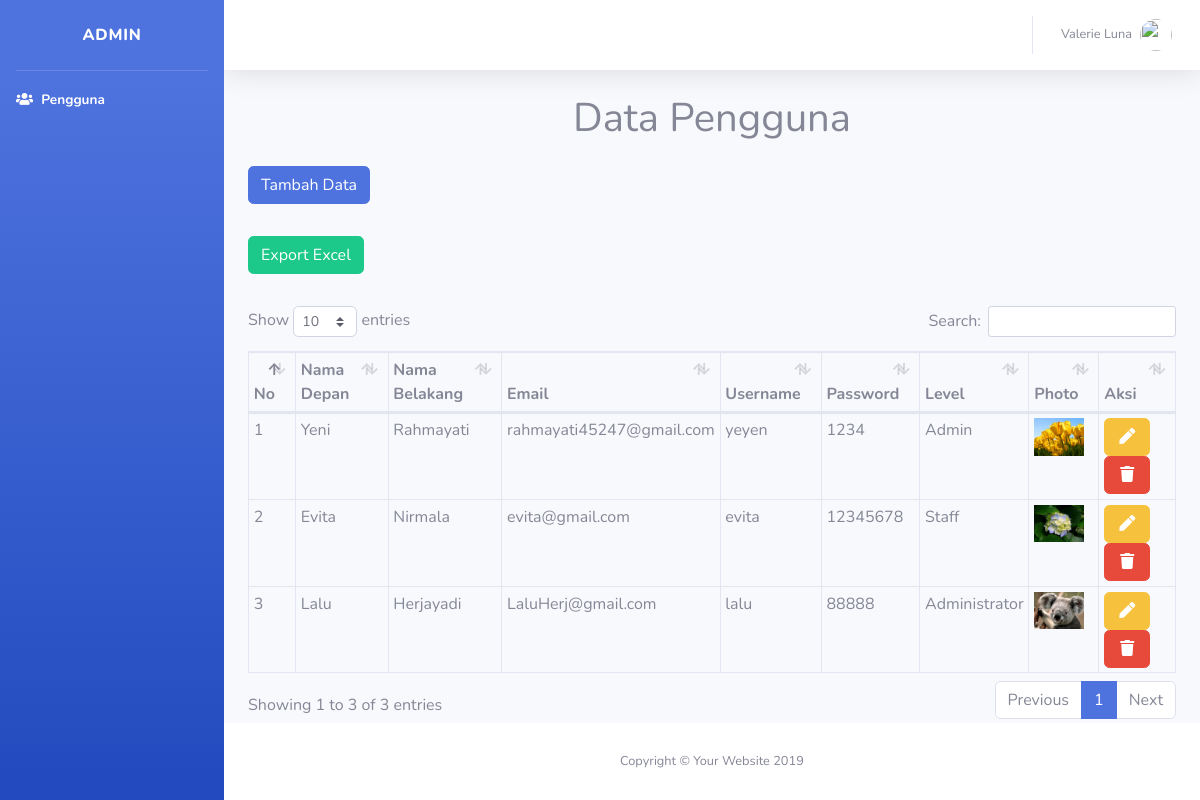
The page / on the database its author committed.
### tables this page shows
CREATE TABLE `pengguna` (
  `id_pengguna` int(11) NOT NULL,
  `nama_depan` varchar(25) NOT NULL,
  `nama_belakang` varchar(25) NOT NULL,
  `username` varchar(25) NOT NULL,
  `password` varchar(25) NOT NULL,
  `email` varchar(25) NOT NULL,
  `level` varchar(25) NOT NULL,
  `gambar` varchar(255) NOT NULL
);

### application/helpers/page_template_helper.php (called while the page is built, shortened)
<?php
if(! function_exists('element')){
    function admin_page($template,$data=null){
        $ci=&get_instance();
        $data['view']=$ci->load->view($template,$data,true);
        $ci->load->view('admin.php',$data);
    }
}

### application/modules/admin/controllers/Admin.php (called while the page is built, shortened)
<?php
class Admin extends MY_Controller
{
	public function index()
	{
		$data['title'] = "admin page";
		$data['pengguna'] = $this->excel_export_model->fetch_data();
		admin_page('index', $data);
	}
}

### index.php (called while the page is built, shortened)
<?php
require_once BASEPATH.'core/CodeIgniter.php';

### application/modules/admin/models/Excel_export_model.php (called while the page is built)
<?php
class Excel_export_model extends CI_Model
{
    function fetch_data()
    {
        $this->db->order_by("id_pengguna", "ASC");
        $query = $this->db->get("pengguna");
        return $query->result();
    }
}

### application/third_party/MX/Router.php (called while the page is built, shortened)
<?php (defined('BASEPATH')) OR exit('No direct script access allowed');
require dirname(__FILE__).'/Modules.php';
class MX_Router extends CI_Router
{
	public $module;
	public function fetch_module()
	{
		return $this->module;
	}
	public function locate($segments)
	{
		$ext = $this->config->item('controller_suffix').EXT;
		list($module, $directory, $controller) = array_pad($segments, 3, NULL);
		foreach (Modules::$locations as $location => $offset)
		{
			if (is_dir($source = $location.$module.'/controllers/'))
			{
				$this->module = $module;
				if(is_file($source.ucfirst($module).$ext))
				{
					return $segments;
				}
			}
		}
	}
}

### application/third_party/MX/Modules.php (called while the page is built, shortened)
<?php (defined('BASEPATH')) OR exit('No direct script access allowed');
class Modules
{
	public static $routes, $registry, $locations;
	public static function load_file($file, $path, $type = 'other', $result = TRUE)
	{
		$file = str_replace(EXT, '', $file);
		$location = $path.$file.EXT;
		return $result;
	}
	public static function find($file, $module, $base)
	{
		$segments = explode('/', $file);
		$file = array_pop($segments);
		$file_ext = (pathinfo($file, PATHINFO_EXTENSION)) ? $file : $file.EXT;
		$path = ltrim(implode('/', $segments).'/', '/');
		$module ? $modules[$module] = $path : $modules = array();
		foreach (Modules::$locations as $location => $offset)
		{
			foreach($modules as $module => $subpath)
			{
				$fullpath = $location.$module.'/'.$base.$subpath;
				if ($base == 'libraries/' OR $base == 'models/')
				{
					if(is_file($fullpath.ucfirst($file_ext))) return array($fullpath, ucfirst($file));
				}
				else
				if (is_file($fullpath.$file_ext)) return array($fullpath, $file);
			}
		}
		return array(FALSE, $file);
	}
}

### application/modules/admin/views/index.php (the view)
<h1 class="text-center">Data Pengguna</h1>
<div class="form-group row">
	<div class="col-md-3">
		<a href="<?= site_url('admin/tambah_pengguna') ?>" class="btn btn-primary mt-3 mb-3">Tambah Data</a>
		<a href="<?= site_url('admin/action') ?>" class="btn btn-success mt-3 mb-3">Export Excel</a>
	</div>
</div>
<div class="table-responsive">
	<table class="table table-bordered table-sm table-hover" id="dataTable" width="100%" cellspacing="0">
		<thead>
			<tr>
				<th>No</th>
				<th>Nama Depan</th>
				<th>Nama Belakang</th>
				<th>Email</th>
				<th>Username</th>
				<th>Password</th>
				<th>Level</th>
				<th>Photo</th>
				<th>Aksi</th>
			</tr>
		</thead>
		<tbody>
			<?php $i = 1;
			foreach ($pengguna as $row) { ?>
				<tr>
					<td><?= $i++ ?></td>
					<td><?= $row->nama_depan ?></td>
					<td><?= $row->nama_belakang ?></td>
					<td><?= $row->email ?></td>
					<td><?= $row->username ?></td>
					<td><?= $row->password ?></td>
					<td><?= $row->level ?></td>
					<td><img src="<?= base_url('assets/img/') . $row->gambar ?>" alt="gambar" width="50px"></td>
					<td>
						<a href="<?= site_url('admin/edit_pengguna/') . $row->id_pengguna ?>" class="btn btn-warning"><i class="fas fa-fw fa-pen"></i></a>
						<a href="<?= site_url('admin/hapus_pengguna/') . $row->id_pengguna ?>" class="btn btn-danger"><i class="fas fa-fw fa-trash"></i></a>
					</td>
				</tr>
			<?php } ?>
		</tbody>
	</table>
</div>

### application/third_party/MX/Loader.php (shortened to what this page needs)
<?php (defined('BASEPATH')) OR exit('No direct script access allowed');
class MX_Loader extends CI_Loader
{
	protected $_module;
	public $_ci_cached_vars = array();
	public function initialize($controller = NULL)
	{
		$this->_module = CI::$APP->router->fetch_module();
	}
	public function model($model, $object_name = NULL, $connect = FALSE)
	{
		if (is_array($model)) return $this->models($model);
		($_alias = $object_name) OR $_alias = basename($model);
		list($path, $_model) = Modules::find(strtolower($model), $this->_module, 'models/');
		if ($path == FALSE)
		{
			parent::model($model, $object_name, $connect);
		}
		else
		{
			CI::$APP->$_alias = new $model();
		}
		return $this;
	}
	public function models($models)
	{
		return $this;
	}
	public function view($view, $vars = array(), $return = FALSE)
	{
		list($path, $_view) = Modules::find($view, $this->_module, 'views/');
		if ($path != FALSE)
		{
			$this->_ci_view_paths = array($path => TRUE) + $this->_ci_view_paths;
			$view = $_view;
		}
		return (method_exists($this, '_ci_object_to_array') ? $this->_ci_load(array('_ci_view' => $view, '_ci_vars' => $this->_ci_object_to_array($vars), '_ci_return' => $return)) : $this->_ci_load(array('_ci_view' => $view, '_ci_vars' => $this->_ci_prepare_view_vars($vars), '_ci_return' => $return)));
	}
	public function _ci_load($_ci_data)
	{
		extract($_ci_data);
		if (isset($_ci_view))
		{
			$_ci_path = '';
			$_ci_file = (pathinfo($_ci_view, PATHINFO_EXTENSION)) ? $_ci_view : $_ci_view.EXT;
			foreach ($this->_ci_view_paths as $path => $cascade)
			{
				if (file_exists($view = $path.$_ci_file))
				{
					$_ci_path = $view;
					break;
				}
			}
		}
		elseif (isset($_ci_path))
		{
			$_ci_file = basename($_ci_path);
			if( ! file_exists($_ci_path)) $_ci_path = '';
		}
		if (isset($_ci_vars))
			$this->_ci_cached_vars = array_merge($this->_ci_cached_vars, (array) $_ci_vars);
		extract($this->_ci_cached_vars);
		if ((bool) @ini_get('short_open_tag') === FALSE && CI::$APP->config->item('rewrite_short_tags') == TRUE)
		{
			echo eval('?>'.preg_replace("/;*\s*\?>/", "; ?>", str_replace('<?=', '<?php echo ', file_get_contents($_ci_path))));
		}
		else
		{
			include($_ci_path);
		}
		if ($_ci_return == TRUE) return ob_get_clean();
	}
}

### application/views/admin.php (shortened to what this page needs)
<!DOCTYPE html>
<html lang="en">
<head>
    <link href="<?= base_url() ?>assets/vendor/fontawesome-free/css/all.min.css" rel="stylesheet" type="text/css">
    <link href="<?= base_url() ?>assets/css/sb-admin-2.min.css" rel="stylesheet">
    <link href="<?= base_url() ?>assets/vendor/datatables/dataTables.bootstrap4.min.css" rel="stylesheet">
</head>
<body id="page-top">
    <div id="wrapper">
        <ul class="navbar-nav bg-gradient-primary sidebar sidebar-dark accordion" id="accordionSidebar">
            <a class="sidebar-brand d-flex align-items-center justify-content-center" href="<?= site_url('admin') ?>">
                <div class=" sidebar-brand-text mx-3">Admin
                </div>
            </a>
            <hr class="sidebar-divider my-0">
            <li class="nav-item active">
                <a class="nav-link" href="<?= site_url('admin') ?>">
                    <i class="fas fa-fw fa-users"></i>
                    <span>Pengguna</span></a>
            </li>
        </ul>
        <div id="content-wrapper" class="d-flex flex-column">
            <div id="content">
                <nav class="navbar navbar-expand navbar-light bg-white topbar mb-4 static-top shadow">
                    <ul class="navbar-nav ml-auto">
                        <li class="nav-item dropdown no-arrow">
                            <a class="nav-link dropdown-toggle" href="#" id="userDropdown" role="button" data-toggle="dropdown" aria-haspopup="true" aria-expanded="false">
                                <span class="mr-2 d-none d-lg-inline text-gray-600 small">Valerie Luna</span>
                                <img class="img-profile rounded-circle" src="https://source.unsplash.com/QAB-WJcbgJk/60x60">
                            </a>
                        </li>
                    </ul>
                </nav>
                <div class="container-fluid">
                    <?= $view ?>
                </div>
            </div>
            <footer class="sticky-footer bg-white">
                <div class="container my-auto">
                    <div class="copyright text-center my-auto">
                        <span>Copyright &copy; Your Website 2019</span>
                    </div>
                </div>
            </footer>
        </div>
    </div>
</body>
</html>

### rows shown on the page
pengguna: nama_depan "Yeni", nama_belakang "Rahmayati", email "rahmayati45247@gmail.com", username "yeyen", password "1234", level "Admin", gambar (picture)
pengguna: nama_depan "Evita", nama_belakang "Nirmala", email "evita@gmail.com", username "evita", password "12345678", level "Staff", gambar (picture)
pengguna: nama_depan "Lalu", nama_belakang "Herjayadi", email "LaluHerj@gmail.com", username "lalu", password "88888", level "Administrator", gambar (picture)
